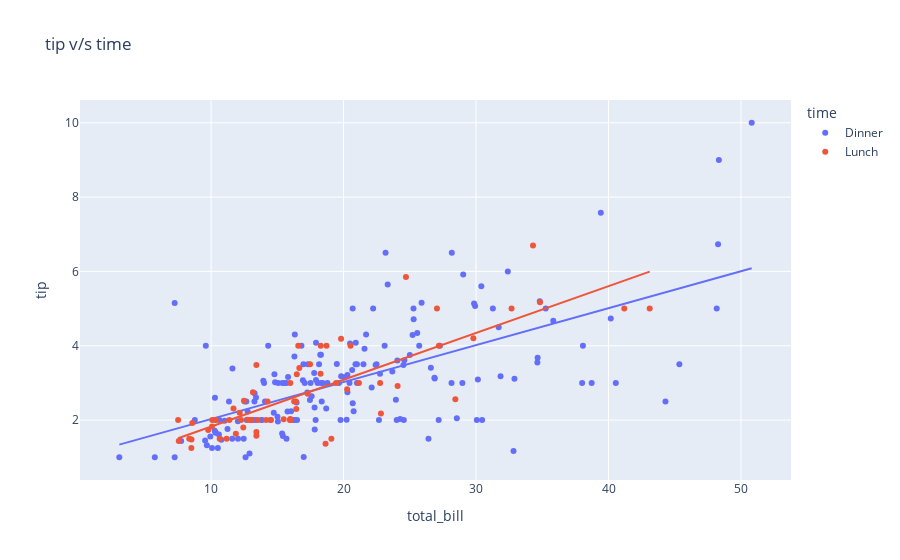

Notebook code for this chart:
### Markdown cell above
**Using some visualization to understand more about dataset**

### Code cell
#finding how tip varies according to total_bill and according to time of the meal
fig = px.scatter(data_frame=df,x='total_bill', y="tip",color='time',trendline="ols",title="tip v/s time")
fig.show()

### Figure 1 — Plotly figure (JSON) as saved in the notebook; plotly's stock layout.template omitted (floating-point values rounded to 4 significant figures; data arrays with more than 128 entries replaced by an {"elided": "..."} marker saying what was removed)
{"data": [{"hovertemplate": "time=Dinner<br>total_bill=%{x}<br>tip=%{y}<extra></extra>", "legendgroup": "Dinner", "marker": {"color": "#636efa", "symbol": "circle"}, "mode": "markers", "name": "Dinner", "orientation": "v", "showlegend": true, "type": "scatter", "x": {"elided": "176 float values"}, "xaxis": "x", "y": {"elided": "176 float values"}, "yaxis": "y"}, {"hovertemplate": "<b>OLS trendline</b><br>tip = 0.0994262 * total_bill + 1.03489<br>R<sup>2</sup>=0.400526<br><br>time=Dinner<br>total_bill=%{x}<br>tip=%{y} <b>(trend)</b><extra></extra>", "legendgroup": "Dinner", "marker": {"color": "#636efa", "symbol": "circle"}, "mode": "lines", "name": "Dinner", "showlegend": false, "type": "scatter", "x": {"elided": "176 float values"}, "xaxis": "x", "y": {"elided": "176 float values"}, "yaxis": "y"}, {"hovertemplate": "time=Lunch<br>total_bill=%{x}<br>tip=%{y}<extra></extra>", "legendgroup": "Lunch", "marker": {"color": "#EF553B", "symbol": "circle"}, "mode": "markers", "name": "Lunch", "orientation": "v", "showlegend": true, "type": "scatter", "x": [27.2, 22.76, 17.29, 19.44, 16.66, 10.07, 32.68, 15.98, 34.83, 13.03, 18.28, 24.71, 21.16, 10.65, 12.43, 24.08, 11.69, 13.42, 14.26, 15.95, 12.48, 29.8, 8.52, 14.52, 11.38, 22.82, 19.08, 20.27, 11.17, 12.26, 18.26, 8.51, 10.33, 14.15, 16, 13.16, 17.47, 34.3, 41.19, 27.05, 16.43, 8.35, 18.64, 11.87, 9.78, 7.51, 19.81, 28.44, 15.48, 16.58, 7.56, 10.34, 43.11, 13, 13.51, 18.71, 12.74, 13, 16.4, 20.53, 16.47, 12.16, 13.42, 8.58, 15.98, 13.42, 16.27, 10.09], "xaxis": "x", "y": [4, 3, 2.71, 3, 3.4, 1.83, 5, 2.03, 5.17, 2, 4, 5.85, 3, 1.5, 1.8, 2.92, 2.31, 1.68, 2.5, 2, 2.52, 4.2, 1.48, 2, 2, 2.18, 1.5, 2.83, 1.5, 2, 3.25, 1.25, 2, 2, 2, 2.75, 3.5, 6.7, 5, 5, 2.3, 1.5, 1.36, 1.63, 1.73, 2, 4.19, 2.56, 2.02, 4, 1.44, 2, 5, 2, 2, 4, 2.01, 2, 2.5, 4, 3.23, 2.2, 3.48, 1.92, 3, 1.58, 2.5, 2], "yaxis": "y"}, {"hovertemplate": "<b>OLS trendline</b><br>tip = 0.125853 * total_bill + 0.567362<br>R<sup>2</sup>=0.648708<br><br>time=Lunch<br>total_bill=%{x}<br>tip=%{y} <b>(trend)</b><extra></extra>", "legendgroup": "Lunch", "marker": {"color": "#EF553B", "symbol": "circle"}, "mode": "lines", "name": "Lunch", "showlegend": false, "type": "scatter", "x": [7.51, 7.56, 8.35, 8.51, 8.52, 8.58, 9.78, 10.07, 10.09, 10.33, 10.34, 10.65, 11.17, 11.38, 11.69, 11.87, 12.16, 12.26, 12.43, 12.48, 12.74, 13, 13, 13.03, 13.16, 13.42, 13.42, 13.42, 13.51, 14.15, 14.26, 14.52, 15.48, 15.95, 15.98, 15.98, 16, 16.27, 16.4, 16.43, 16.47, 16.58, 16.66, 17.29, 17.47, 18.26, 18.28, 18.64, 18.71, 19.08, 19.44, 19.81, 20.27, 20.53, 21.16, 22.76, 22.82, 24.08, 24.71, 27.05, 27.2, 28.44, 29.8, 32.68, 34.3, 34.83, 41.19, 43.11], "xaxis": "x", "y": [1.513, 1.519, 1.618, 1.638, 1.64, 1.647, 1.798, 1.835, 1.837, 1.867, 1.869, 1.908, 1.973, 2.0, 2.039, 2.061, 2.098, 2.11, 2.132, 2.138, 2.171, 2.203, 2.203, 2.207, 2.224, 2.256, 2.256, 2.256, 2.268, 2.348, 2.362, 2.395, 2.516, 2.575, 2.578, 2.578, 2.581, 2.615, 2.631, 2.635, 2.64, 2.654, 2.664, 2.743, 2.766, 2.865, 2.868, 2.913, 2.922, 2.969, 3.014, 3.061, 3.118, 3.151, 3.23, 3.432, 3.439, 3.598, 3.677, 3.972, 3.991, 4.147, 4.318, 4.68, 4.884, 4.951, 5.751, 5.993], "yaxis": "y"}], "layout": {"legend": {"title": {"text": "time"}, "tracegroupgap": 0}, "title": {"text": "tip v/s time"}, "xaxis": {"anchor": "y", "domain": [0, 1], "title": {"text": "total_bill"}}, "yaxis": {"anchor": "x", "domain": [0, 1], "title": {"text": "tip"}}}}
